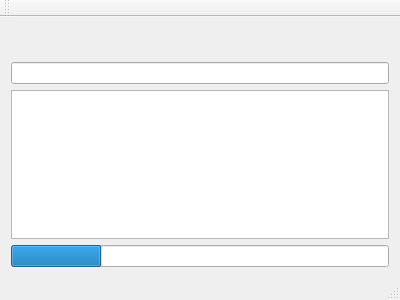
<?xml version="1.0" encoding="UTF-8"?>
<ui version="4.0">
 <class>MainWindow</class>
 <widget class="QMainWindow" name="MainWindow">
  <property name="geometry">
   <rect>
    <x>0</x>
    <y>0</y>
    <width>400</width>
    <height>300</height>
   </rect>
  </property>
  <property name="windowTitle">
   <string>MainWindow</string>
  </property>
  <widget class="QWidget" name="centralWidget">
   <layout class="QVBoxLayout" name="verticalLayout_2">
    <item>
     <layout class="QVBoxLayout" name="verticalLayout">
      <property name="sizeConstraint">
       <enum>QLayout::SetMinAndMaxSize</enum>
      </property>
      <item>
       <widget class="QLabel" name="label">
        <property name="text">
         <string notr="true">&lt;html&gt;&lt;head/&gt;&lt;body&gt;&lt;p&gt;&lt;br/&gt;&lt;/p&gt;&lt;/body&gt;&lt;/html&gt;</string>
        </property>
        <property name="buddy">
         <cstring>lineEdit</cstring>
        </property>
       </widget>
      </item>
      <item>
       <widget class="QLineEdit" name="lineEdit"/>
      </item>
      <item>
       <widget class="QTextEdit" name="textEdit">
        <property name="font">
         <font>
          <family>Consolas</family>
         </font>
        </property>
        <property name="readOnly">
         <bool>true</bool>
        </property>
       </widget>
      </item>
      <item>
       <widget class="QProgressBar" name="progressBar">
        <property name="value">
         <number>24</number>
        </property>
        <property name="textVisible">
         <bool>false</bool>
        </property>
       </widget>
      </item>
     </layout>
    </item>
   </layout>
  </widget>
  <widget class="QMenuBar" name="menuBar">
   <property name="geometry">
    <rect>
     <x>0</x>
     <y>0</y>
     <width>400</width>
     <height>21</height>
    </rect>
   </property>
  </widget>
  <widget class="QToolBar" name="mainToolBar">
   <attribute name="toolBarArea">
    <enum>TopToolBarArea</enum>
   </attribute>
   <attribute name="toolBarBreak">
    <bool>false</bool>
   </attribute>
  </widget>
  <widget class="QStatusBar" name="statusBar"/>
 </widget>
 <layoutdefault spacing="6" margin="11"/>
 <resources/>
 <connections/>
</ui>
